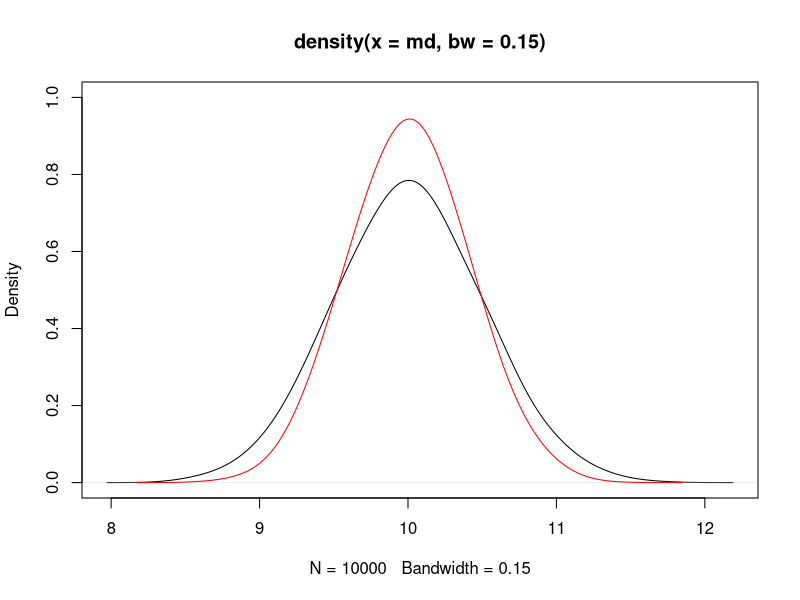
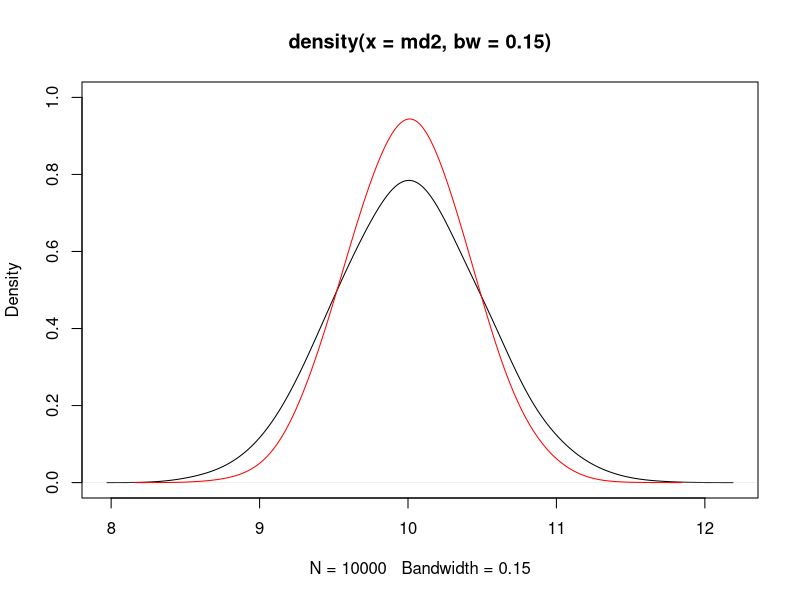

Source code (R) for these figures, in order:
## ---- chunk 1
library(knitr)
knitr::opts_chunk$set(comment = NA, fig.show = 'as.is', fig.align = 'center', fig.height = 4, fig.width = 4, prompt = TRUE, highlight = TRUE, tidy = FALSE, warning = FALSE, message = FALSE, tidy.opts=list(blank = TRUE, width.cutoff= 75, cache = TRUE))
## ---- chunk 2
sims <- 10000
size <- 25
set.seed(123)
M1 <- matrix(rnorm(sims*size, 10, 2), nrow = sims, byrow = TRUE)
dim(M1)
xbar <- apply(M1, 1, mean)
md <- apply(M1, 1, median)
mean(xbar)
sd(xbar)
median(xbar)
sd(md)
plot(density(md, bw = 0.15), ylim = c(0, 1))
lines(density(xbar, bw = 0.15), col = "red")
## ---- chunk 3
xbar2 <- numeric(sims)
md2 <- numeric(sims)
set.seed(123)
for(i in 1:sims){
  sample <- rnorm(size, 10, 2)
  xbar2[i] <- mean(sample)
  md2[i] <- median(sample)
}
mean(xbar2)
sd(xbar2)
median(xbar2)
sd(md2)
plot(density(md2, bw = 0.15), ylim = c(0, 1))
lines(density(xbar2, bw = 0.15), col = "red")
